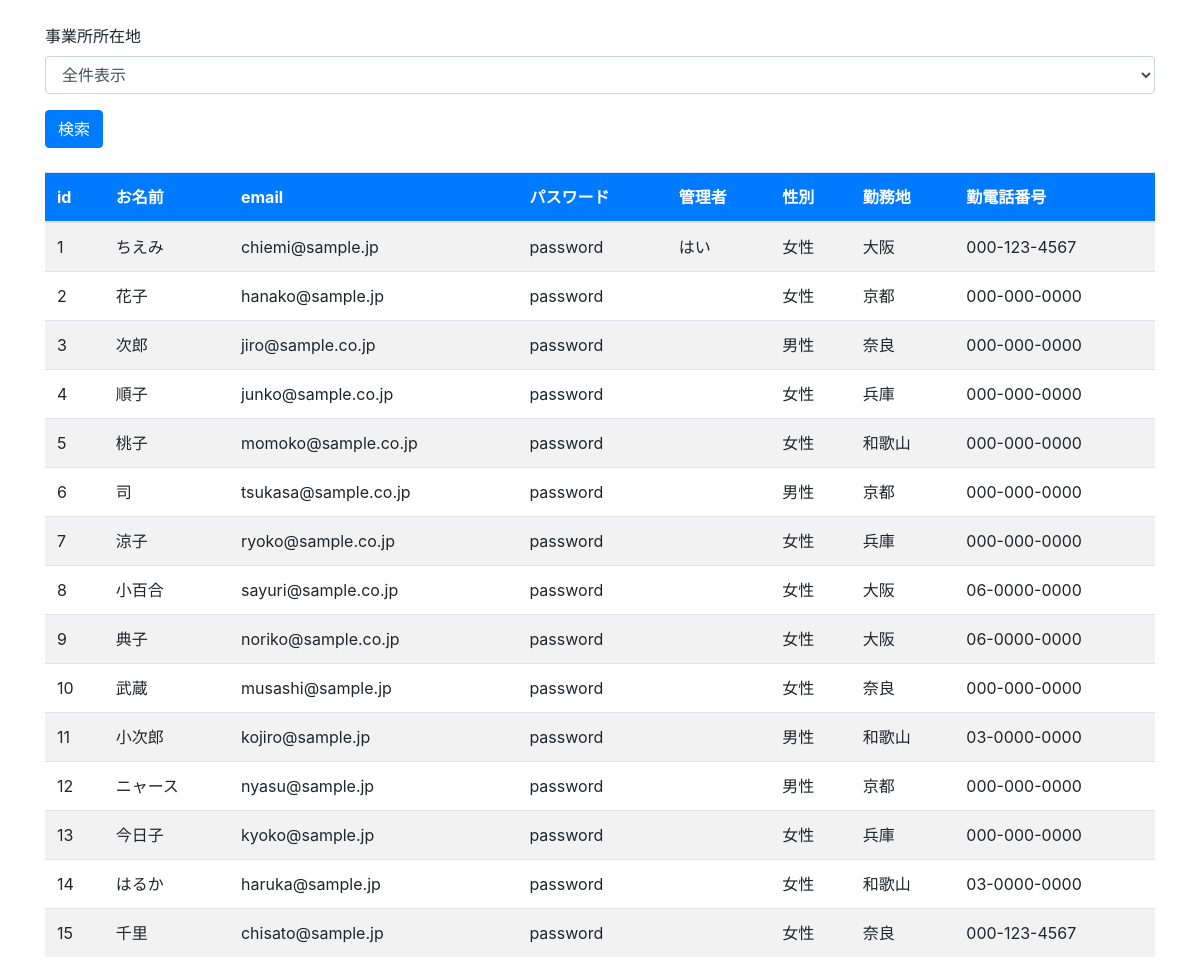
The app's page /html/php_work/2/index.php with its own data.
### tables this page shows
CREATE TABLE `users` (
	`id` INTEGER NOT NULL PRIMARY KEY AUTO_INCREMENT,
	`name` VARCHAR(50) NOT NULL,
	`email` VARCHAR(256) NOT NULL,
	`password` VARCHAR(256) NOT NULL,
	`is_admin` TINYINT NOT NULL DEFAULT 0,
	`gender` TINYINT NOT NULL DEFAULT 9,
	`pref` VARCHAR(10) NOT NULL,
	`tel` VARCHAR(20) NOT NULL
);

### html/php_work/2/index.php (the view, shortened to what this page needs)
<?php
$pref = '';
$dsn = 'mysql:dbname=php_work;host=localhost;charset=utf8';
$dbh = new PDO($dsn, 'root', 'root');
$sql = 'select * from users';
$stmt = $dbh->prepare($sql);
$stmt->execute();
$list = $stmt->fetchAll(PDO::FETCH_ASSOC);
?>
<!DOCTYPE html>
<html lang="en">
<head>
    <link rel="stylesheet" href="https://stackpath.bootstrapcdn.com/bootstrap/4.4.1/css/bootstrap.min.css">
</head>
<body>
    <div class="container">
        <form method="get" action="./" class="my-4">
            <div class="form-group">
                <label for="pref">事業所所在地</label>
                <select name="pref" id="pref" class="form-control">
                    <option value="" <?php if ($pref == '') echo ' selected' ?>>全件表示</option>
                </select>
            </div>
            <div class="my-2">
                <input type="submit" value="検索" class="btn btn-primary">
            </div>
        </form>
        <table class="table table-striped table-hover my-3">
            <thead class="bg-primary text-white">
                <tr>
                    <th>id</th>
                    <th>お名前</th>
                    <th>email</th>
                    <th>パスワード</th>
                    <th>管理者</th>
                    <th>性別</th>
                    <th>勤務地</th>
                    <th>勤電話番号</th>
                </tr>
            </thead>
            <tbody>
                <?php foreach ($list as $v) : ?>
                    <tr>
                        <td><?= $v['id'] ?></td>
                        <td><?= $v['name'] ?></td>
                        <td><?= $v['email'] ?></td>
                        <td><?= $v['password'] ?></td>
                        <td><?php if ($v['is_admin'] == 1) echo 'はい' ?></td>
                        <td>
                            <?php if ($v['gender'] == 1) : ?>
                                男性
                            <?php elseif ($v['gender'] == 2) : ?>
                                女性
                            <?php else : ?>
                                その他
                            <?php endif ?>
                        </td>
                        <td><?= $v['pref'] ?></td>
                        <td><?= $v['tel'] ?></td>
                    </tr>
                <?php endforeach ?>
            </tbody>
        </table>
    </div>
</body>
</html>

### records on screen
users: id "1", name "ちえみ", email "chiemi@sample.jp", password "password", is_admin "はい", gender "女性", pref "大阪", tel "000-123-4567"
users: id "2", name "花子", email "hanako@sample.jp", password "password", gender "女性", pref "京都", tel "000-000-0000"
users: id "3", name "次郎", email "jiro@sample.co.jp", password "password", gender "男性", pref "奈良", tel "000-000-0000"
users: id "4", name "順子", email "junko@sample.co.jp", password "password", gender "女性", pref "兵庫", tel "000-000-0000"
users: id "5", name "桃子", email "momoko@sample.co.jp", password "password", gender "女性", pref "和歌山", tel "000-000-0000"
users: id "6", name "司", email "tsukasa@sample.co.jp", password "password", gender "男性", pref "京都", tel "000-000-0000"
users: id "7", name "涼子", email "ryoko@sample.co.jp", password "password", gender "女性", pref "兵庫", tel "000-000-0000"
users: id "8", name "小百合", email "sayuri@sample.co.jp", password "password", gender "女性", pref "大阪", tel "06-0000-0000"
users: id "9", name "典子", email "noriko@sample.co.jp", password "password", gender "女性", pref "大阪", tel "06-0000-0000"
users: id "10", name "武蔵", email "musashi@sample.jp", password "password", gender "女性", pref "奈良", tel "000-000-0000"
users: id "11", name "小次郎", email "kojiro@sample.jp", password "password", gender "男性", pref "和歌山", tel "03-0000-0000"
users: id "12", name "ニャース", email "nyasu@sample.jp", password "password", gender "男性", pref "京都", tel "000-000-0000"
users: id "13", name "今日子", email "kyoko@sample.jp", password "password", gender "女性", pref "兵庫", tel "000-000-0000"
users: id "14", name "はるか", email "haruka@sample.jp", password "password", gender "女性", pref "和歌山", tel "03-0000-0000"
users: id "15", name "千里", email "chisato@sample.jp", password "password", gender "女性", pref "奈良", tel "000-123-4567"
